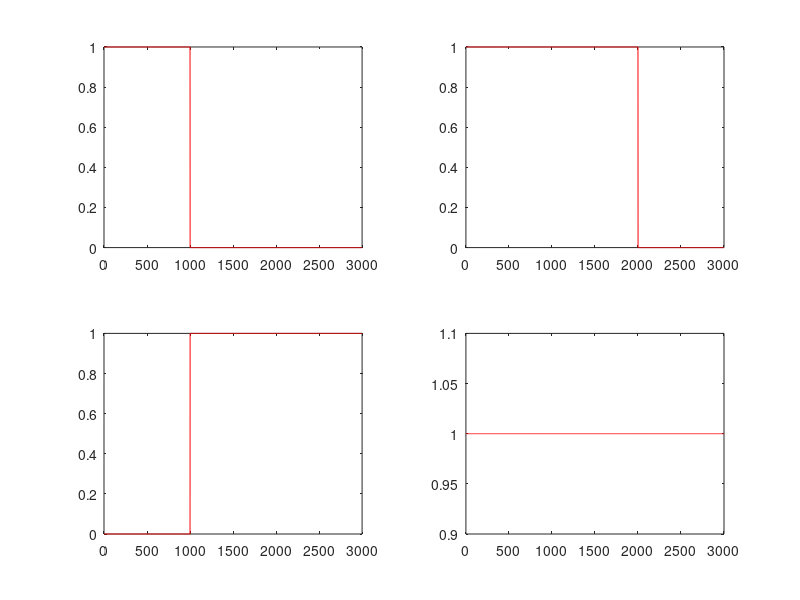

Source code (MATLAB): (Note: this script raises an error after producing the figure.)
x1=[ones(1000,1) ;zeros(2000,1)];
x2=[ones(2000,1) ;zeros(1000,1)];
x3=[zeros(1000,1) ;ones(2000,1)];
x4=ones(3000,1); %Input Signals
subplot(221)
plot(x1,'r');
subplot(222)
plot(x2,'r')
subplot(223)
plot(x3,'r')
subplot(224)
plot(x4,'r')
A=[x1 x2 x3 x4];
[Q R]=aurtho(A,0.001); %Orthogonal signals
figure;
subplot(221)
plot(Q(:,1),'r');
subplot(222)
plot(Q(:,2),'r');
subplot(223)
plot(Q(:,3),'r');
subplot(224)
plot(Q(:,4),'r')
